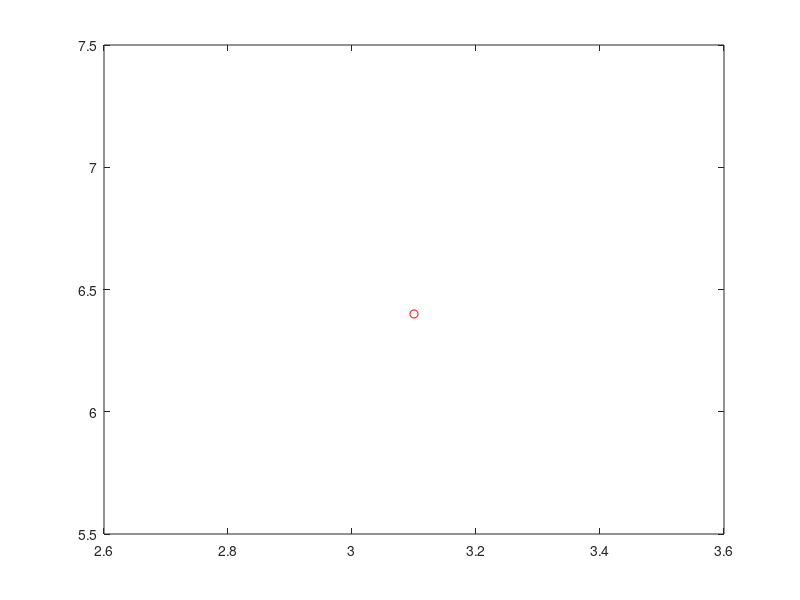

Source code (MATLAB):
%Will store x and y coordinates in the form 'x 3.1 y 6.4' and plot them.

string = 'x 3.1 y 6.4';
[x rest1] = strtok(string)
[xcoord rest2] = strtok(rest1)
[y ycoord] = strtok(rest2)
ycoord = strtrim(ycoord)
xcoord = str2num(xcoord);
ycoord = str2num(ycoord);
plot(xcoord,ycoord, 'ro')